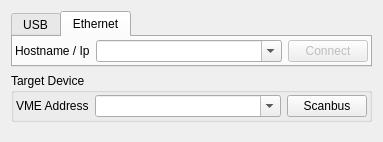
<?xml version="1.0" encoding="UTF-8"?>
<ui version="4.0">
 <class>MvlcConnectWidget</class>
 <widget class="QWidget" name="MvlcConnectWidget">
  <property name="geometry">
   <rect>
    <x>0</x>
    <y>0</y>
    <width>378</width>
    <height>142</height>
   </rect>
  </property>
  <property name="windowTitle">
   <string>MvlcConnectWidget</string>
  </property>
  <layout class="QVBoxLayout" name="verticalLayout" stretch="0,0,1">
   <item>
    <widget class="QTabWidget" name="tabs_connectMethod">
     <property name="currentIndex">
      <number>1</number>
     </property>
     <widget class="QWidget" name="tab_usb">
      <attribute name="title">
       <string>USB</string>
      </attribute>
      <layout class="QHBoxLayout" name="horizontalLayout_3" stretch="0,1,0,0">
       <property name="leftMargin">
        <number>2</number>
       </property>
       <property name="topMargin">
        <number>2</number>
       </property>
       <property name="rightMargin">
        <number>2</number>
       </property>
       <property name="bottomMargin">
        <number>2</number>
       </property>
       <item>
        <widget class="QLabel" name="label">
         <property name="text">
          <string>USB Device</string>
         </property>
        </widget>
       </item>
       <item>
        <widget class="QComboBox" name="combo_usb">
         <property name="minimumSize">
          <size>
           <width>150</width>
           <height>0</height>
          </size>
         </property>
        </widget>
       </item>
       <item>
        <widget class="QPushButton" name="pb_refresh">
         <property name="toolTip">
          <string>Refresh serial ports</string>
         </property>
         <property name="statusTip">
          <string>Refresh serial ports</string>
         </property>
         <property name="text">
          <string/>
         </property>
         <property name="icon">
          <iconset resource="resources.qrc">
           <normaloff>:/connecting.png</normaloff>:/connecting.png</iconset>
         </property>
         <property name="iconSize">
          <size>
           <width>16</width>
           <height>16</height>
          </size>
         </property>
        </widget>
       </item>
       <item>
        <widget class="QPushButton" name="pb_connect_usb">
         <property name="enabled">
          <bool>false</bool>
         </property>
         <property name="text">
          <string>Connect</string>
         </property>
        </widget>
       </item>
      </layout>
     </widget>
     <widget class="QWidget" name="tab_eth">
      <attribute name="title">
       <string>Ethernet</string>
      </attribute>
      <layout class="QHBoxLayout" name="horizontalLayout_4" stretch="0,1,0">
       <property name="leftMargin">
        <number>2</number>
       </property>
       <property name="topMargin">
        <number>2</number>
       </property>
       <property name="rightMargin">
        <number>2</number>
       </property>
       <property name="bottomMargin">
        <number>2</number>
       </property>
       <item>
        <widget class="QLabel" name="label_2">
         <property name="text">
          <string>Hostname / Ip</string>
         </property>
        </widget>
       </item>
       <item>
        <widget class="QComboBox" name="combo_eth">
         <property name="minimumSize">
          <size>
           <width>150</width>
           <height>0</height>
          </size>
         </property>
         <property name="editable">
          <bool>true</bool>
         </property>
        </widget>
       </item>
       <item>
        <widget class="QPushButton" name="pb_connect_eth">
         <property name="enabled">
          <bool>false</bool>
         </property>
         <property name="text">
          <string>Connect</string>
         </property>
        </widget>
       </item>
      </layout>
     </widget>
    </widget>
   </item>
   <item>
    <widget class="QGroupBox" name="gb_vmeDevice">
     <property name="title">
      <string>Target Device</string>
     </property>
     <layout class="QHBoxLayout" name="horizontalLayout" stretch="0,1,0">
      <property name="leftMargin">
       <number>2</number>
      </property>
      <property name="topMargin">
       <number>2</number>
      </property>
      <property name="rightMargin">
       <number>2</number>
      </property>
      <property name="bottomMargin">
       <number>2</number>
      </property>
      <item>
       <widget class="QLabel" name="label_3">
        <property name="text">
         <string>VME Address</string>
        </property>
       </widget>
      </item>
      <item>
       <widget class="QComboBox" name="combo_vmeAddress">
        <property name="editable">
         <bool>true</bool>
        </property>
       </widget>
      </item>
      <item>
       <widget class="QPushButton" name="pb_scanbus">
        <property name="text">
         <string>Scanbus</string>
        </property>
       </widget>
      </item>
     </layout>
    </widget>
   </item>
   <item>
    <spacer name="verticalSpacer">
     <property name="orientation">
      <enum>Qt::Vertical</enum>
     </property>
     <property name="sizeHint" stdset="0">
      <size>
       <width>20</width>
       <height>1</height>
      </size>
     </property>
    </spacer>
   </item>
  </layout>
 </widget>
 <resources>
  <include location="resources.qrc"/>
 </resources>
 <connections/>
</ui>
